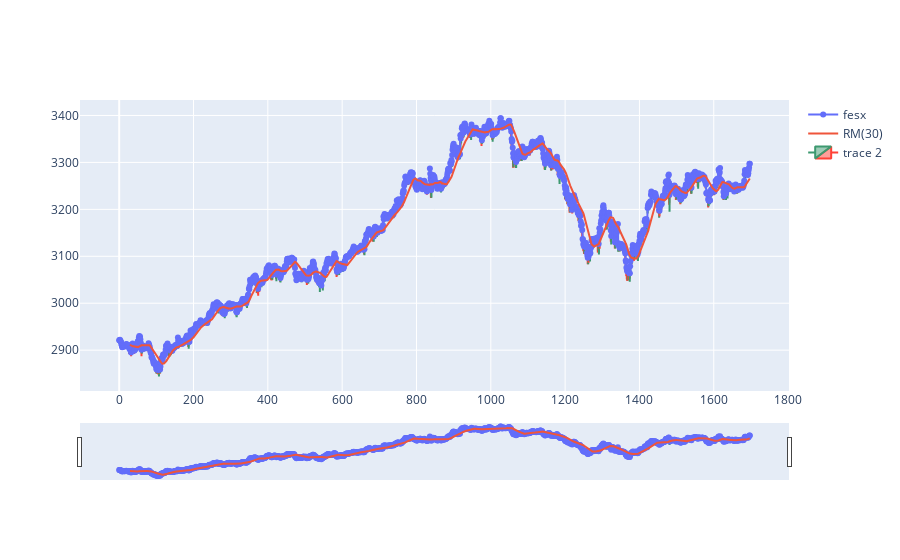

The code cell stored with this chart in its notebook:
### Code cell
# Detect when the price goes up 5 consecutive times by at least 2 
df_fesx['Diff'] = df_fesx.High.diff()

rolling_n = 3
min_diff = 0

df_fesx['DiffMin'] = df_fesx.Close.diff().rolling(rolling_n).min()
df_fesx['DiffMax'] = df_fesx.Close.diff().rolling(rolling_n).max()

df_fesx['Buy'] = False
df_fesx['Sell'] = False

mask_buy = (df_fesx.DiffMin> min_diff)
mask_sell = (df_fesx.DiffMax < -min_diff)

df_fesx.loc[mask_buy, 'Buy'] = True
df_fesx.loc[mask_sell, 'Sell'] = True

go.Figure(data= [
    go.Scatter(x=np.arange(df_fesx.shape[0]), y=df_fesx.High,name = 'fesx',mode="lines+markers"),
    go.Scatter(x=np.arange(df_fesx.shape[0]), y=df_fesx.High.rolling(30).mean(), name=f'RM({30})'),
    #go.Scatter(x=df_fesx[mask_buy].index, y=df_fesx[mask_buy].High, mode='markers', marker_color='red', name = 'Buy'),
    #go.Scatter(x=df_fesx[mask_sell].index, y=df_fesx[mask_sell].High, mode='markers', marker_color='green', name= 'Sell'),

    go.Candlestick(x=np.arange(df_fesx.shape[0]),
                open=df_fesx['Open'],
                high=df_fesx['High'],
                low=df_fesx['Low'],
                close=df_fesx['Close'])
    ]            
    )

### Figure 1 — Plotly figure (JSON) as saved in the notebook; plotly's stock layout.template omitted (floating-point values rounded to 4 significant figures; data arrays with more than 128 entries replaced by an {"elided": "..."} marker saying what was removed)
{"data": [{"mode": "lines+markers", "name": "fesx", "type": "scatter", "x": {"elided": "1698 int values"}, "y": {"elided": "1698 int values"}}, {"name": "RM(30)", "type": "scatter", "x": {"elided": "1698 int values"}, "y": {"elided": "1698 float values"}}, {"close": {"elided": "1698 int values"}, "high": {"elided": "1698 int values"}, "low": {"elided": "1698 int values"}, "open": {"elided": "1698 int values"}, "type": "candlestick", "x": {"elided": "1698 int values"}}], "layout": {}}
